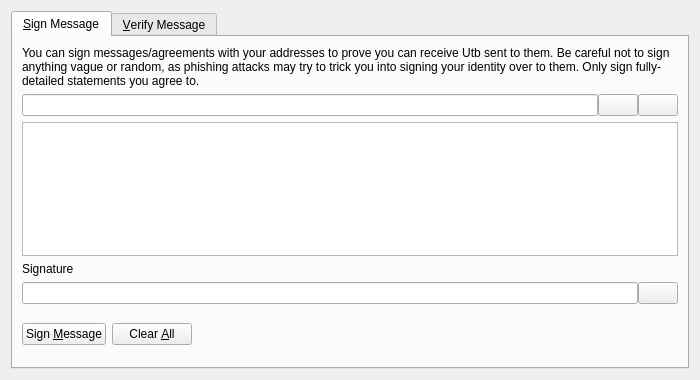
<?xml version="1.0" encoding="UTF-8"?>
<ui version="4.0">
 <class>SignVerifyMessageDialog</class>
 <widget class="QDialog" name="SignVerifyMessageDialog">
  <property name="geometry">
   <rect>
    <x>0</x>
    <y>0</y>
    <width>700</width>
    <height>380</height>
   </rect>
  </property>
  <property name="windowTitle">
   <string>Signatures - Sign / Verify a Message</string>
  </property>
  <property name="modal">
   <bool>true</bool>
  </property>
  <layout class="QVBoxLayout" name="verticalLayout">
   <item>
    <widget class="QTabWidget" name="tabWidget">
     <property name="currentIndex">
      <number>0</number>
     </property>
     <widget class="QWidget" name="tabSignMessage">
      <attribute name="title">
       <string>&amp;Sign Message</string>
      </attribute>
      <layout class="QVBoxLayout" name="verticalLayout_SM">
       <item>
        <widget class="QLabel" name="infoLabel_SM">
         <property name="text">
          <string>You can sign messages/agreements with your addresses to prove you can receive Utb sent to them. Be careful not to sign anything vague or random, as phishing attacks may try to trick you into signing your identity over to them. Only sign fully-detailed statements you agree to.</string>
         </property>
         <property name="textFormat">
          <enum>Qt::PlainText</enum>
         </property>
         <property name="wordWrap">
          <bool>true</bool>
         </property>
        </widget>
       </item>
       <item>
        <layout class="QHBoxLayout" name="horizontalLayout_1_SM">
         <property name="spacing">
          <number>0</number>
         </property>
         <item>
          <widget class="QValidatedLineEdit" name="addressIn_SM">
           <property name="toolTip">
            <string>The Utb address to sign the message with</string>
           </property>
          </widget>
         </item>
         <item>
          <widget class="QPushButton" name="addressBookButton_SM">
           <property name="toolTip">
            <string>Choose previously used address</string>
           </property>
           <property name="text">
            <string/>
           </property>
           <property name="shortcut">
            <string>Alt+A</string>
           </property>
           <property name="autoDefault">
            <bool>false</bool>
           </property>
          </widget>
         </item>
         <item>
          <widget class="QPushButton" name="pasteButton_SM">
           <property name="toolTip">
            <string>Paste address from clipboard</string>
           </property>
           <property name="text">
            <string/>
           </property>
           <property name="shortcut">
            <string>Alt+P</string>
           </property>
           <property name="autoDefault">
            <bool>false</bool>
           </property>
          </widget>
         </item>
        </layout>
       </item>
       <item>
        <widget class="QPlainTextEdit" name="messageIn_SM">
         <property name="toolTip">
          <string>Enter the message you want to sign here</string>
         </property>
        </widget>
       </item>
       <item>
        <widget class="QLabel" name="signatureLabel_SM">
         <property name="text">
          <string>Signature</string>
         </property>
         <property name="textFormat">
          <enum>Qt::PlainText</enum>
         </property>
        </widget>
       </item>
       <item>
        <layout class="QHBoxLayout" name="horizontalLayout_2_SM">
         <property name="spacing">
          <number>0</number>
         </property>
         <item>
          <widget class="QLineEdit" name="signatureOut_SM">
           <property name="font">
            <font>
             <italic>true</italic>
            </font>
           </property>
           <property name="readOnly">
            <bool>true</bool>
           </property>
          </widget>
         </item>
         <item>
          <widget class="QPushButton" name="copySignatureButton_SM">
           <property name="toolTip">
            <string>Copy the current signature to the system clipboard</string>
           </property>
           <property name="text">
            <string/>
           </property>
           <property name="autoDefault">
            <bool>false</bool>
           </property>
          </widget>
         </item>
        </layout>
       </item>
       <item>
        <layout class="QHBoxLayout" name="horizontalLayout_3_SM">
         <item>
          <widget class="QPushButton" name="signMessageButton_SM">
           <property name="toolTip">
            <string>Sign the message to prove you own this Utb address</string>
           </property>
           <property name="text">
            <string>Sign &amp;Message</string>
           </property>
           <property name="autoDefault">
            <bool>false</bool>
           </property>
          </widget>
         </item>
         <item>
          <widget class="QPushButton" name="clearButton_SM">
           <property name="toolTip">
            <string>Reset all sign message fields</string>
           </property>
           <property name="text">
            <string>Clear &amp;All</string>
           </property>
           <property name="autoDefault">
            <bool>false</bool>
           </property>
          </widget>
         </item>
         <item>
          <spacer name="horizontalSpacer_1_SM">
           <property name="orientation">
            <enum>Qt::Horizontal</enum>
           </property>
           <property name="sizeHint" stdset="0">
            <size>
             <width>40</width>
             <height>48</height>
            </size>
           </property>
          </spacer>
         </item>
         <item>
          <widget class="QLabel" name="statusLabel_SM">
           <property name="font">
            <font>
             <weight>75</weight>
             <bold>true</bold>
            </font>
           </property>
           <property name="text">
            <string/>
           </property>
           <property name="wordWrap">
            <bool>true</bool>
           </property>
          </widget>
         </item>
         <item>
          <spacer name="horizontalSpacer_2_SM">
           <property name="orientation">
            <enum>Qt::Horizontal</enum>
           </property>
           <property name="sizeHint" stdset="0">
            <size>
             <width>40</width>
             <height>48</height>
            </size>
           </property>
          </spacer>
         </item>
        </layout>
       </item>
      </layout>
     </widget>
     <widget class="QWidget" name="tabVerifyMessage">
      <attribute name="title">
       <string>&amp;Verify Message</string>
      </attribute>
      <layout class="QVBoxLayout" name="verticalLayout_VM">
       <item>
        <widget class="QLabel" name="infoLabel_VM">
         <property name="text">
          <string>Enter the receiver's address, message (ensure you copy line breaks, spaces, tabs, etc. exactly) and signature below to verify the message. Be careful not to read more into the signature than what is in the signed message itself, to avoid being tricked by a man-in-the-middle attack. Note that this only proves the signing party receives with the address, it cannot prove sendership of any transaction!</string>
         </property>
         <property name="textFormat">
          <enum>Qt::PlainText</enum>
         </property>
         <property name="alignment">
          <set>Qt::AlignLeading|Qt::AlignLeft|Qt::AlignTop</set>
         </property>
         <property name="wordWrap">
          <bool>true</bool>
         </property>
        </widget>
       </item>
       <item>
        <layout class="QHBoxLayout" name="horizontalLayout_1_VM">
         <property name="spacing">
          <number>0</number>
         </property>
         <item>
          <widget class="QValidatedLineEdit" name="addressIn_VM">
           <property name="toolTip">
            <string>The Utb address the message was signed with</string>
           </property>
          </widget>
         </item>
         <item>
          <widget class="QPushButton" name="addressBookButton_VM">
           <property name="toolTip">
            <string>Choose previously used address</string>
           </property>
           <property name="text">
            <string/>
           </property>
           <property name="shortcut">
            <string>Alt+A</string>
           </property>
           <property name="autoDefault">
            <bool>false</bool>
           </property>
          </widget>
         </item>
        </layout>
       </item>
       <item>
        <widget class="QPlainTextEdit" name="messageIn_VM"/>
       </item>
       <item>
        <widget class="QValidatedLineEdit" name="signatureIn_VM"/>
       </item>
       <item>
        <layout class="QHBoxLayout" name="horizontalLayout_2_VM">
         <item>
          <widget class="QPushButton" name="verifyMessageButton_VM">
           <property name="toolTip">
            <string>Verify the message to ensure it was signed with the specified Utb address</string>
           </property>
           <property name="text">
            <string>Verify &amp;Message</string>
           </property>
           <property name="autoDefault">
            <bool>false</bool>
           </property>
          </widget>
         </item>
         <item>
          <widget class="QPushButton" name="clearButton_VM">
           <property name="toolTip">
            <string>Reset all verify message fields</string>
           </property>
           <property name="text">
            <string>Clear &amp;All</string>
           </property>
           <property name="autoDefault">
            <bool>false</bool>
           </property>
          </widget>
         </item>
         <item>
          <spacer name="horizontalSpacer_1_VM">
           <property name="orientation">
            <enum>Qt::Horizontal</enum>
           </property>
           <property name="sizeHint" stdset="0">
            <size>
             <width>40</width>
             <height>48</height>
            </size>
           </property>
          </spacer>
         </item>
         <item>
          <widget class="QLabel" name="statusLabel_VM">
           <property name="font">
            <font>
             <weight>75</weight>
             <bold>true</bold>
            </font>
           </property>
           <property name="text">
            <string/>
           </property>
           <property name="wordWrap">
            <bool>true</bool>
           </property>
          </widget>
         </item>
         <item>
          <spacer name="horizontalSpacer_2_VM">
           <property name="orientation">
            <enum>Qt::Horizontal</enum>
           </property>
           <property name="sizeHint" stdset="0">
            <size>
             <width>40</width>
             <height>48</height>
            </size>
           </property>
          </spacer>
         </item>
        </layout>
       </item>
      </layout>
     </widget>
    </widget>
   </item>
  </layout>
 </widget>
 <customwidgets>
  <customwidget>
   <class>QValidatedLineEdit</class>
   <extends>QLineEdit</extends>
   <header>qvalidatedlineedit.h</header>
  </customwidget>
 </customwidgets>
 <resources>
  <include location="../utb.qrc"/>
 </resources>
 <connections/>
</ui>
